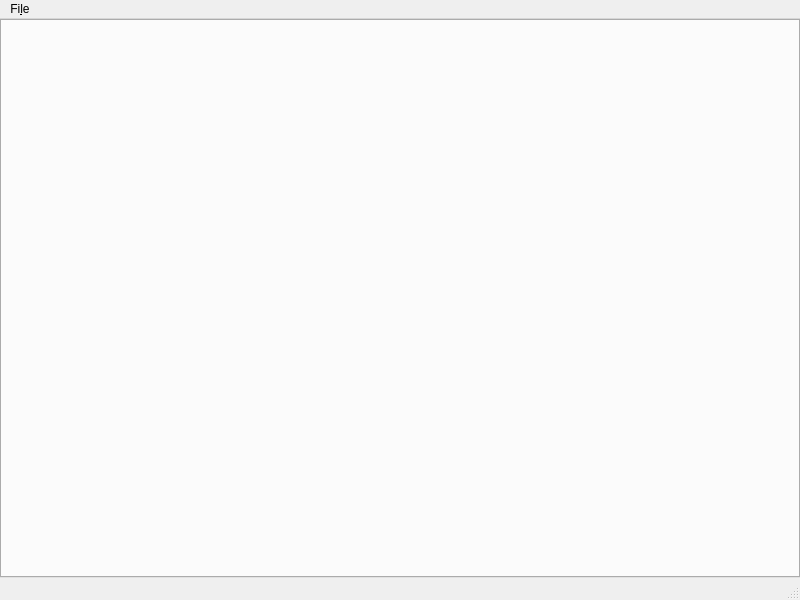
<?xml version="1.0" encoding="UTF-8"?>
<ui version="4.0">
 <class>UIcomfytool</class>
 <widget class="QMainWindow" name="UIcomfytool">
  <property name="geometry">
   <rect>
    <x>0</x>
    <y>0</y>
    <width>800</width>
    <height>600</height>
   </rect>
  </property>
  <property name="windowTitle">
   <string>MainWindow</string>
  </property>
  <widget class="QWidget" name="centralwidget">
   <layout class="QGridLayout" name="gridLayout">
    <property name="leftMargin">
     <number>0</number>
    </property>
    <property name="topMargin">
     <number>0</number>
    </property>
    <property name="rightMargin">
     <number>0</number>
    </property>
    <property name="bottomMargin">
     <number>0</number>
    </property>
    <property name="spacing">
     <number>0</number>
    </property>
    <item row="0" column="0">
     <widget class="QTabWidget" name="main_tabbar">
      <property name="currentIndex">
       <number>0</number>
      </property>
      <property name="tabsClosable">
       <bool>true</bool>
      </property>
      <property name="movable">
       <bool>true</bool>
      </property>
     </widget>
    </item>
   </layout>
  </widget>
  <widget class="QMenuBar" name="menubar">
   <property name="geometry">
    <rect>
     <x>0</x>
     <y>0</y>
     <width>800</width>
     <height>32</height>
    </rect>
   </property>
   <widget class="QMenu" name="menuFile">
    <property name="title">
     <string>Fi&amp;le</string>
    </property>
    <addaction name="actionOpen"/>
    <addaction name="separator"/>
    <addaction name="actionSave"/>
    <addaction name="actionSave_As"/>
    <addaction name="separator"/>
    <addaction name="actionExit"/>
   </widget>
   <addaction name="menuFile"/>
  </widget>
  <widget class="QStatusBar" name="statusbar"/>
  <action name="action_u_E_u_dit">
   <property name="text">
    <string>&lt;u&gt;E&lt;/u&gt;dit</string>
   </property>
  </action>
  <action name="actionOpen">
   <property name="text">
    <string>Open...</string>
   </property>
  </action>
  <action name="actionSave">
   <property name="text">
    <string>Save</string>
   </property>
  </action>
  <action name="actionSave_As">
   <property name="text">
    <string>Save As...</string>
   </property>
  </action>
  <action name="actionExit">
   <property name="text">
    <string>Exit</string>
   </property>
  </action>
 </widget>
 <resources/>
 <connections>
  <connection>
   <sender>actionExit</sender>
   <signal>triggered()</signal>
   <receiver>UIcomfytool</receiver>
   <slot>close()</slot>
   <hints>
    <hint type="sourcelabel">
     <x>-1</x>
     <y>-1</y>
    </hint>
    <hint type="destinationlabel">
     <x>399</x>
     <y>299</y>
    </hint>
   </hints>
  </connection>
 </connections>
</ui>
